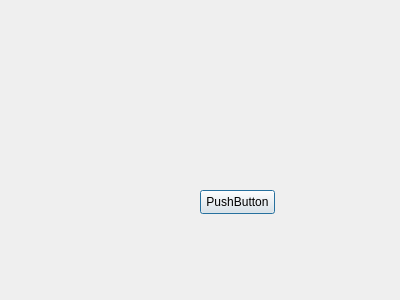
<?xml version="1.0" encoding="UTF-8"?>
<ui version="4.0">
 <class>TestDialog</class>
 <widget class="QDialog" name="TestDialog">
  <property name="geometry">
   <rect>
    <x>0</x>
    <y>0</y>
    <width>400</width>
    <height>300</height>
   </rect>
  </property>
  <property name="windowTitle">
   <string>Dialog</string>
  </property>
  <widget class="QPushButton" name="pushButton">
   <property name="geometry">
    <rect>
     <x>200</x>
     <y>190</y>
     <width>75</width>
     <height>24</height>
    </rect>
   </property>
   <property name="text">
    <string>PushButton</string>
   </property>
  </widget>
 </widget>
 <resources/>
 <connections/>
</ui>
